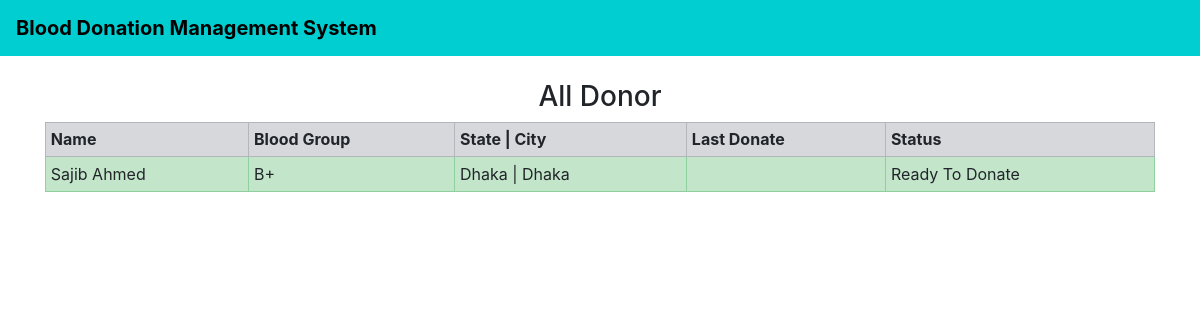
The app's page /donors_list/3/ with its own data.
### home/models.py (models this page shows, shortened)
class Donor(models.Model):
    donor = models.OneToOneField(User, on_delete=models.CASCADE, blank=True, null=True)
    date_of_birth = models.CharField(max_length=100)
    phone = models.CharField(max_length=10)
    city = models.CharField(max_length=100)
    state = models.CharField(max_length=100)
    address = models.TextField(max_length=500, default="")
    blood_group = models.ForeignKey(BloodGroup, on_delete=models.CASCADE)
    last_donate = models.CharField(max_length=100, blank=True)
    gender = models.CharField(max_length=10)
    image = models.ImageField(upload_to="")
    ready_to_donate = models.BooleanField(default=True)

class BloodGroup(models.Model):
    name = models.CharField(max_length=5)
    def __str__(self):
        return self.name

### home/views.py (the view)
# urls.py: path("donors_list/<int:myid>/", views.donors_list, name="donors_list"),
def donors_list(request, myid):
    blood_groups = BloodGroup.objects.filter(id=myid).first()
    donor = Donor.objects.filter(blood_group=blood_groups)
    return render(request, "donors_list.html", {'donor':donor})

### home/templates/donors_list.html (shortened to what this page needs)
{% extends 'base.html' %}
{% block body %}
<div class="container">
{% if donor %}
<h3 class="text-center">All Donor</h3>
<table class="table table-sm table-bordered">
  <tr class="table-secondary">
    <th>Name</th>
    <th>Blood Group</th>
    <th>State | City</th>
    <th>Last Donate</th>
    <th>Status</th>
  </tr>
  {% for i in donor %}
    {% if i.ready_to_donate %}
      <tr class="table-success">
        <td>{{i.donor.get_full_name}}</td>
        <td>{{i.blood_group}}</td>
        <td>{{i.state}} | {{i.city}}</td>
        <td>{{i.last_donate}}</td>
        <td>Ready To Donate</td>
      </tr>
    {% endif %}
  {% endfor %}
</table>
{% else %}
<h2>No Donor Available</h2>
{% endif %}
</div>
{% endblock %}

### home/templates/base.html (style rules this page uses)
body { background-color:; }

### records on screen
Donor: donor.get_full_name "Sajib Ahmed", blood_group "B+", state "Dhaka", city "Dhaka"
